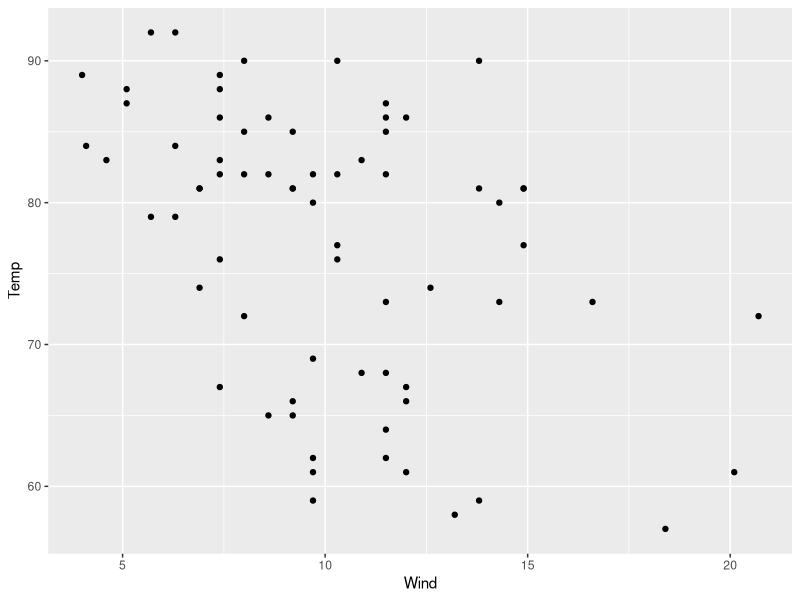
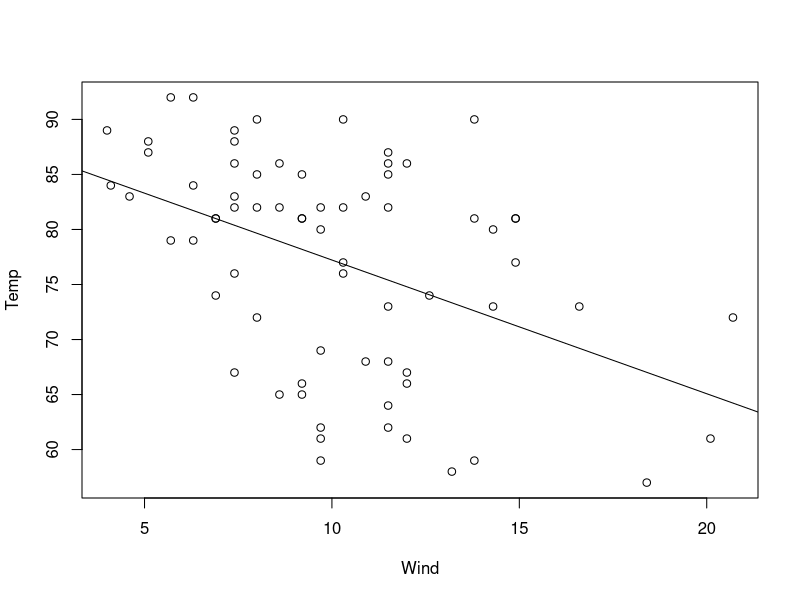
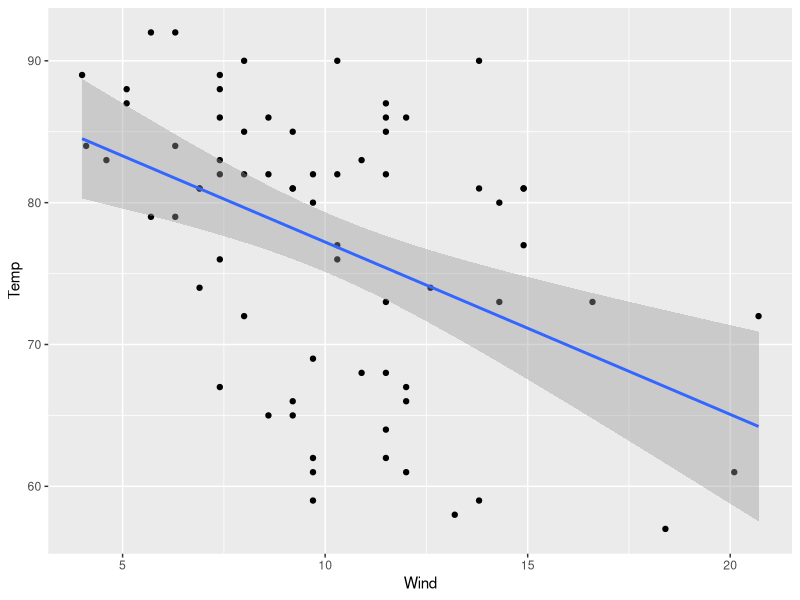
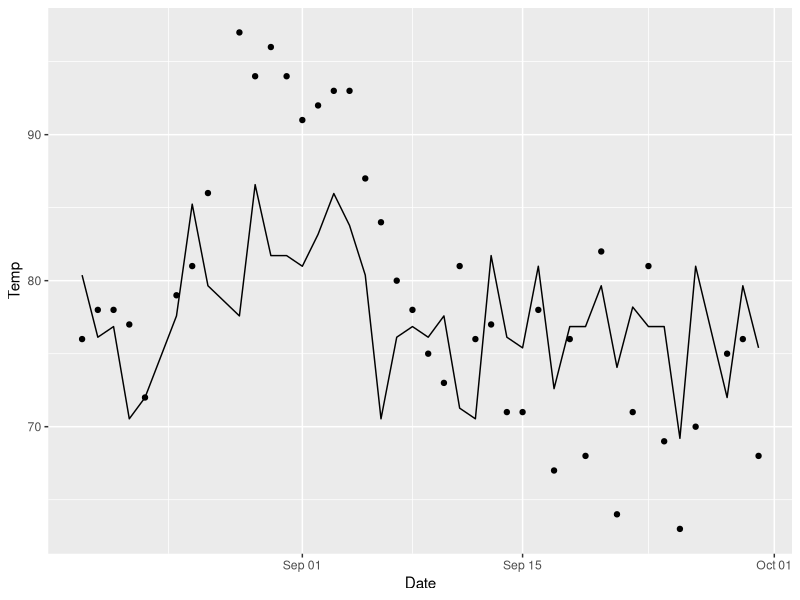
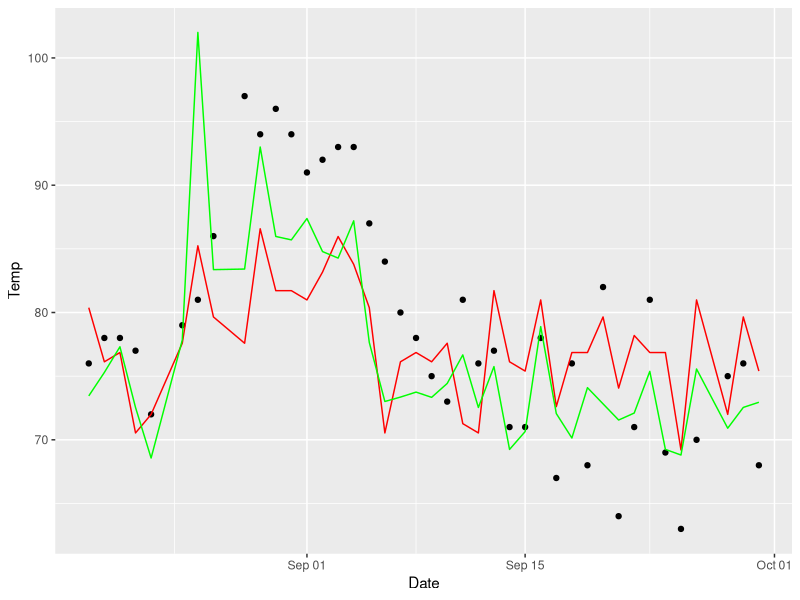
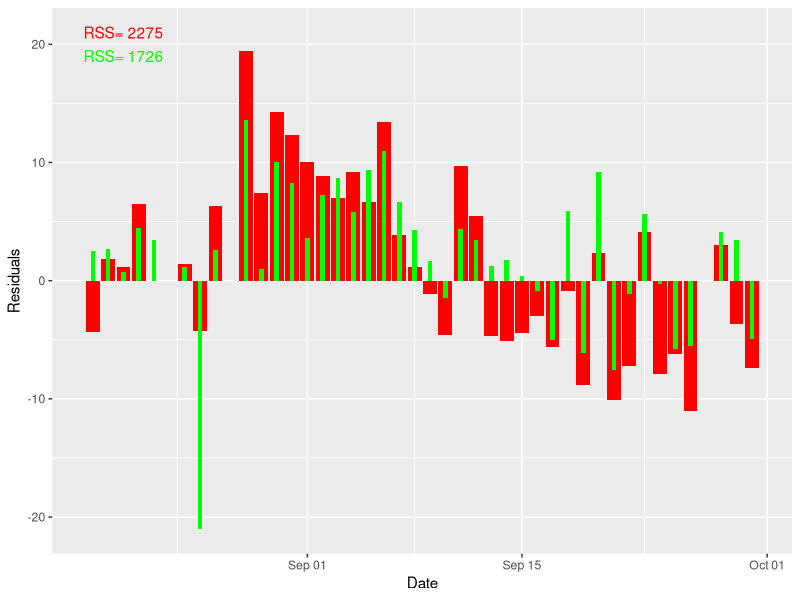

The R source for these figures, in order:

##------- Regression analysis ---------##

#---- Loading libraries
library(tidyverse)
library(lubridate)
library(magrittr)

#---- Loading dataset
airquality <- as_tibble(airquality)

#---- Making dataset tidy
airquality %>%
  mutate(Date=dmy(paste(Day,Month,1973,sep="."))) %>%
  select(Date,Ozone,Solar.R,Wind,Temp) %>%
  filter(complete.cases(.)) ->
  tidy.airquality

#---- Creating test dataset
tidy.airquality %>%
  slice(1:70) ->
  test.airquality

#---- Visualizing test dateset
test.airquality %>%
  ggplot()+
  geom_point(aes(x=Wind,y=Temp))

#---- Creating "Temp ~ Wind" linear regression model
test.airquality %>%
  lm(Temp ~ Wind,.) ->
  TempFromWind.model
# TempFromWind.model <- lm(formula = Temp ~ Wind, data = test.airquality)

#---- Characterizing "Temp ~ Wind" model
TempFromWind.model
summary(TempFromWind.model)
coef(TempFromWind.model)
TempFromWind.model$coefficients
confint(TempFromWind.model,level=.99)

#---- Visualizing data and "Temp ~ Wind" model
plot(Temp ~ Wind, data=test.airquality)
abline(TempFromWind.model)

test.airquality %>%
  ggplot(aes(x=Wind,y=Temp))+
  geom_point()+
  geom_smooth(method="lm")

#---- Creating a dataset for prediction
tidy.airquality %>%
  slice(71:111) ->
  futurePredict.airquality

#---- Predicting Temp using "Temp ~ Wind" model
futurePredict.airquality %<>%
  mutate(TempFromWind=predict(TempFromWind.model,.))
# futurePredict.airquality$TempFromWind <- predict(TempFromWind.model, data=futurePredict.airquality)

#---- Visualizing prediction using "Temp ~ Wind" model
futurePredict.airquality %>%
  ggplot(aes(x=Date))+
  geom_point(aes(y=Temp))+
  geom_line(aes(y=TempFromWind))

#---- Creating "Temp ~ Ozone + Solar.R + Wind" linear regression model
test.airquality %>%
  lm(Temp ~ Ozone + Solar.R + Wind,.) ->
  TempFromAll.model

#---- Characterizing "Temp ~ Wind" and "Temp ~ Ozone + Solar.R + Wind" models
summary(TempFromWind.model)
summary(TempFromAll.model)

#---- Predicting Temp using "Temp ~ Ozone + Solar.R + Wind" model
futurePredict.airquality %<>%
  mutate(TempFromAll=predict(TempFromAll.model,.))

#---- Visualizing predition using "Temp ~ Wind" and "Temp ~ Ozone + Solar.R + Wind" models
futurePredict.airquality %>%
  ggplot(aes(x=Date))+
  geom_point(aes(y=Temp))+
  geom_line(aes(y=TempFromWind),color="red")+
  geom_line(aes(y=TempFromAll),color="green")

#---- Calculating Residuals for prediction for both "Temp ~ Wind" and "Temp ~ Ozone + Solar.R + Wind" models
futurePredict.airquality %<>%
  mutate(ResFromWind=Temp-TempFromWind,
         ResFromAll=Temp-TempFromAll)

#---- Calculating Sum of Square of Residuals for "Temp ~ Wind" and "Temp ~ Ozone + Solar.R + Wind" models
SSW <- sum(futurePredict.airquality$ResFromWind^2)
SSA <- sum(futurePredict.airquality$ResFromAll^2)

#---- Visualizing Residuals of prediction using "Temp ~ Wind" and "Temp ~ Ozone + Solar.R + Wind" models
futurePredict.airquality %>%
  ggplot(aes(x=Date))+
  geom_col(aes(y=ResFromWind),fill="red")+
  geom_col(aes(y=ResFromAll),fill="green",width=.3)+
  ylab("Residuals")+
  annotate("text", label=paste("RSS=",round(SSW)), x=dmy("20.08.1973"), y=21, color="red")+
  annotate("text", label=paste("RSS=",round(SSA)), x=dmy("20.08.1973"), y=19, color="green")








